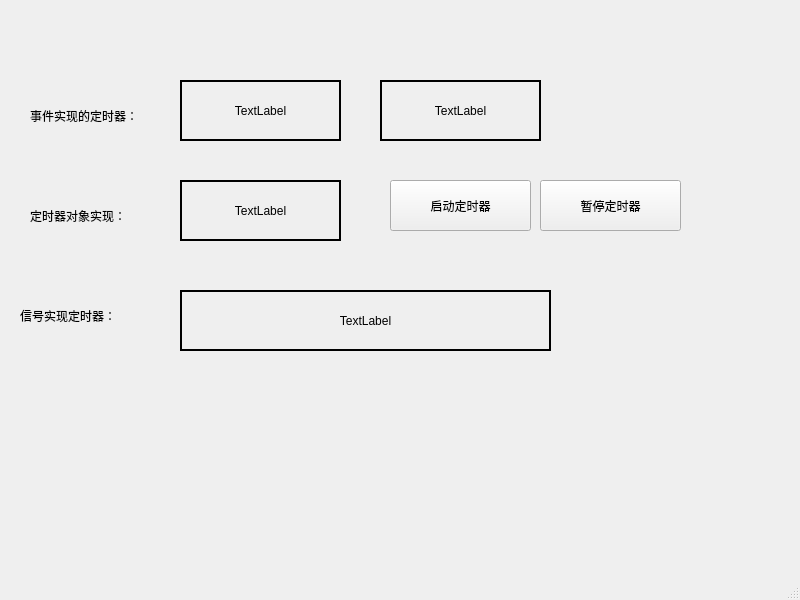
<?xml version="1.0" encoding="UTF-8"?>
<ui version="4.0">
 <class>MyMainWindow</class>
 <widget class="QMainWindow" name="MyMainWindow">
  <property name="geometry">
   <rect>
    <x>0</x>
    <y>0</y>
    <width>800</width>
    <height>600</height>
   </rect>
  </property>
  <property name="windowTitle">
   <string>MyMainWindow</string>
  </property>
  <widget class="QWidget" name="centralwidget">
   <widget class="QLabel" name="label_timer1">
    <property name="geometry">
     <rect>
      <x>180</x>
      <y>80</y>
      <width>161</width>
      <height>61</height>
     </rect>
    </property>
    <property name="frameShape">
     <enum>QFrame::WinPanel</enum>
    </property>
    <property name="text">
     <string>TextLabel</string>
    </property>
    <property name="alignment">
     <set>Qt::AlignCenter</set>
    </property>
   </widget>
   <widget class="QLabel" name="label_Timer2">
    <property name="geometry">
     <rect>
      <x>380</x>
      <y>80</y>
      <width>161</width>
      <height>61</height>
     </rect>
    </property>
    <property name="frameShape">
     <enum>QFrame::WinPanel</enum>
    </property>
    <property name="text">
     <string>TextLabel</string>
    </property>
    <property name="alignment">
     <set>Qt::AlignCenter</set>
    </property>
   </widget>
   <widget class="QLabel" name="label_timer3">
    <property name="geometry">
     <rect>
      <x>180</x>
      <y>180</y>
      <width>161</width>
      <height>61</height>
     </rect>
    </property>
    <property name="frameShape">
     <enum>QFrame::WinPanel</enum>
    </property>
    <property name="text">
     <string>TextLabel</string>
    </property>
    <property name="alignment">
     <set>Qt::AlignCenter</set>
    </property>
   </widget>
   <widget class="QPushButton" name="btn_start">
    <property name="geometry">
     <rect>
      <x>390</x>
      <y>180</y>
      <width>141</width>
      <height>51</height>
     </rect>
    </property>
    <property name="text">
     <string>启动定时器</string>
    </property>
   </widget>
   <widget class="QPushButton" name="btn_stop">
    <property name="geometry">
     <rect>
      <x>540</x>
      <y>180</y>
      <width>141</width>
      <height>51</height>
     </rect>
    </property>
    <property name="text">
     <string>暂停定时器</string>
    </property>
   </widget>
   <widget class="QLabel" name="label_timer4">
    <property name="geometry">
     <rect>
      <x>180</x>
      <y>290</y>
      <width>371</width>
      <height>61</height>
     </rect>
    </property>
    <property name="frameShape">
     <enum>QFrame::WinPanel</enum>
    </property>
    <property name="text">
     <string>TextLabel</string>
    </property>
    <property name="alignment">
     <set>Qt::AlignCenter</set>
    </property>
   </widget>
   <widget class="QLabel" name="label_5">
    <property name="geometry">
     <rect>
      <x>30</x>
      <y>100</y>
      <width>141</width>
      <height>31</height>
     </rect>
    </property>
    <property name="text">
     <string>事件实现的定时器：</string>
    </property>
   </widget>
   <widget class="QLabel" name="label_6">
    <property name="geometry">
     <rect>
      <x>30</x>
      <y>200</y>
      <width>141</width>
      <height>31</height>
     </rect>
    </property>
    <property name="text">
     <string>定时器对象实现：</string>
    </property>
   </widget>
   <widget class="QLabel" name="label_7">
    <property name="geometry">
     <rect>
      <x>20</x>
      <y>300</y>
      <width>141</width>
      <height>31</height>
     </rect>
    </property>
    <property name="text">
     <string>信号实现定时器：</string>
    </property>
   </widget>
  </widget>
  <widget class="QMenuBar" name="menubar">
   <property name="geometry">
    <rect>
     <x>0</x>
     <y>0</y>
     <width>800</width>
     <height>26</height>
    </rect>
   </property>
  </widget>
  <widget class="QStatusBar" name="statusbar"/>
 </widget>
 <resources/>
 <connections/>
</ui>
